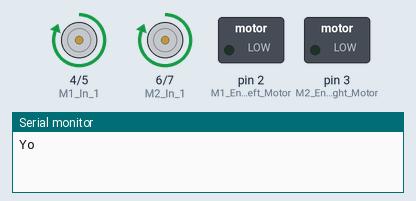
The sketch below on a simulated Arduino Uno, built with avr-gcc and run on an emulated ATmega328P. Parts: motor-driver pin pairs drawn as motors (green arrow = first pin HIGH = forward, orange = second pin HIGH = backward, longer = more drive), switched loads named in the sketch (green lamp = pin HIGH), the last lines printed to the serial monitor.

Above: at 1.0 s.
At 3.0 s:
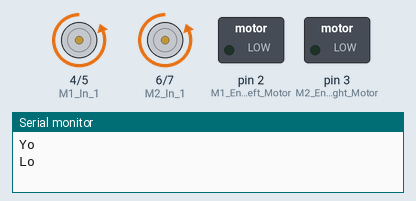
Timing chart, 0 to 5.2 s (numbered marks = the images above):
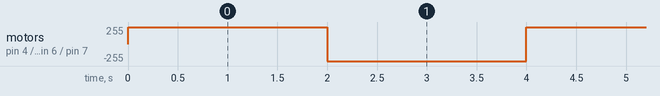

Measured:
- by itself, motor on pin 4 (M1_In_1) / pin 5 (M1_In_2), motor on pin 6 (M2_In_1) / pin 7 (M2_In_2): alternates forward 255/255 for 2.0 s and backward 255/255 for 2.0 s

The sketch:

H_Bridge_check.ino
```cpp
void setup() {
  // put your setup code here, to run once:
  pinMode(2,OUTPUT);  //M1 Enable -- Left Motor
  pinMode(3,OUTPUT);  //M2 Enable -- Right Motor
  pinMode(4,OUTPUT);  //M1 In 1
  pinMode(5,OUTPUT);  //M1 In 2
  pinMode(6,OUTPUT);  //M2 In 1
  pinMode(7,OUTPUT);  //M2 In 2
  Serial.begin(9600);
}

void loop() {
  // put your main code here, to run repeatedly:
  digitalWrite(6,HIGH);
  digitalWrite(7,LOW);
  digitalWrite(4,HIGH);
  digitalWrite(5,LOW);
    Serial.println("Yo");

  delay(2000);
  digitalWrite(6,LOW);
  digitalWrite(7,HIGH);
  digitalWrite(4,LOW);
  digitalWrite(5,HIGH);
    Serial.println("Lo");

  delay(2000);
}
```
